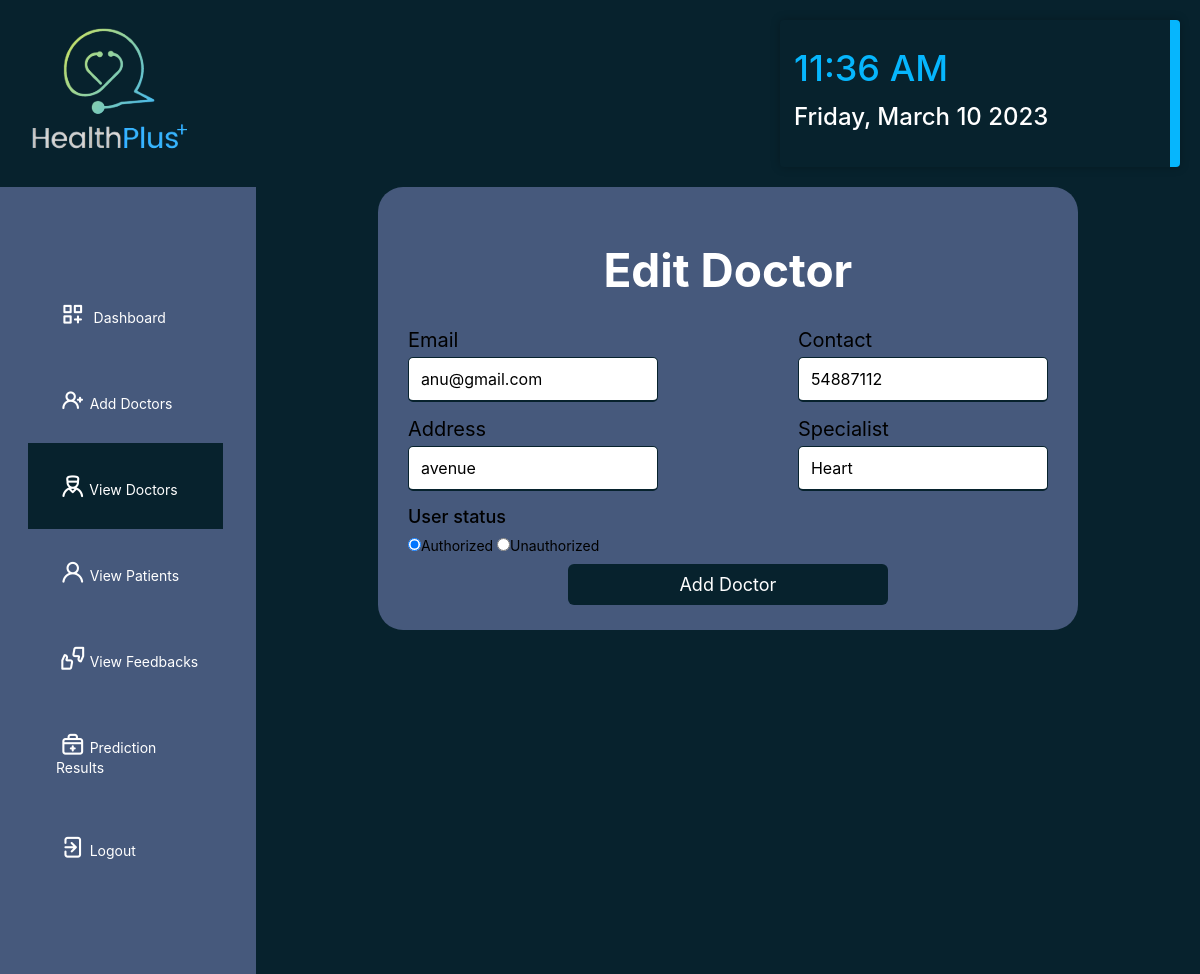
The app's page /admin_edit_doctor/13/ (signed in) with its own data.
### healthApp/models.py (models this page shows, shortened)
class Doctor(models.Model):
    status = models.IntegerField(DOCTOR_STATUS, null=True)
    user = models.OneToOneField(User, on_delete=models.CASCADE, null=True)
    contact = models.CharField(max_length=100, null=True)
    address = models.CharField(max_length=100, null=True)
    category = models.CharField(max_length=100, null=True)
    dob = models.DateField(null=True)
    image = models.ImageField(upload_to='media/', null=True, blank=True)

### healthApp/views.py (the view, shortened to what this page needs)
@login_required(login_url="login")
def AdminEditDoctorPage(request, pid):
    doc = Doctor.objects.get(id=pid)
    error = ""
    dict = {'error': error, 'doc': doc}
    return render(request, 'Admin_EditDoctors.html', dict)

### templates/Admin_EditDoctors.html (shortened to what this page needs)
<!DOCTYPE html>
<html lang="en">
    {% load static %}
    <head>
        <link rel="stylesheet" href="{% static 'css/styles.css' %}" type="text/css" media="all">
        <link rel="stylesheet" href="https://unicons.iconscout.com/release/v4.0.0/css/line.css">
        <link rel="stylesheet" href="https://cdnjs.cloudflare.com/ajax/libs/font-awesome/6.0.0-beta3/css/all.min.css"
 />
    </head>
    <body>
        <header class="row">
            <a href="{% url 'welcome' %}">
                <img src="{% static 'Images/Logo.png' %}" alt="">
            </a>
            <div class="dateTime">
                <div class="time"></div>
                <div class="date"></div>
            </div>
        </header>
        <div class="wrapper">
            <div class="sidebar">
                <ul>
                    <li><a href="{% url 'admin_dashboard' %}"><i class="uil uil-create-dashboard"></i>
                            Dashboard</a></a></li>
                    <li><a href="{% url 'admin_add_doctor' %}"><i class="uil uil-user-plus"></i></i>Add Doctors</a></li>
                    <li class="is-active"><a href="{% url 'admin_view_doctor' %}"><i
                                class="uil uil-user-md"></i></i>View Doctors</a></li>
                    <li><a href="{% url 'admin_view_patient' %}"><i class="uil uil-user"></i></i>View Patients</a></li>
                    <li><a href="{% url 'admin_view_feedback' %}"><i class="uil uil-feedback"></i>View Feedbacks</a>
                    </li>
                    <li><a href="{% url 'admin_view_prediction' %}"><i class="uil uil-medkit"></i>Prediction Results</a>
                    </li>
                    <li><a href="{% url 'logout_user' %}"><i class="uil uil-signout"></i>Logout</a></li>
                </ul>
            </div>
            <div class="registrationContainer">
                <h1>
                    Edit Doctor
                </h1>
                <form action="" method="post" enctype="multipart/form-data">
                    <div class="card-details">
                        <div class="card-box">
                            <span class="details">Email</span>
                            <input type="text" value="{{doc.user.email}}" name='email' required>
                        </div>
                        <div class="card-box">
                            <span class="details">Contact</span>
                            <input type="text" value="{{doc.contact}}" name='contact' required>
                        </div>
                        <div class="card-box">
                            <span class="details">Address</span>
                            <input type="text" value="{{doc.address}}" name="address" required>
                        </div>
                        <div class="card-box">
                            <span class="details">Specialist</span>
                            <input type="text" value="{{doc.category}}" name= "category" required>
                        </div>
                    </div>
                    <div class="status">
                        <span style="font-weight: 500; font-size: 18px;">User status</span>
                        <div class="category" style="margin-top:10px;">
                            {% if doc.status == 1 %}
                            <input type="radio" name="userStatus" value="1" checked/>Authorized
                            <input type="radio" name="userStatus" value="2" />Unauthorized
                            {% else %}
                            <input type="radio" name="userStatus" value="1" />Authorized
                            <input type="radio" name="userStatus" value="2" checked/>Unauthorized
                            {% endif %}
                        </div>
                    </div>
                    <div class="buttonRegister">
                        <input type="submit" value="Add Doctor">
                    </div>
                </form>
            </div>
        </div>
    </body>
</html>

### healthApp/static/CSS/Styles.css (style rules this page uses)
* { margin: 0; padding: 0; -webkit-box-sizing: border-box; box-sizing: border-box; list-style: none; font-family: "Inter", sans-serif; font-size: 14px; }
body { overflow-x: hidden; background: #07222d; }
.row { padding: 20px; max-width: 1900px; margin: 0 auto; display: grid; grid-template-columns: 1fr 21fr 1fr 2fr; justify-items: center; }
.dateTime { font-size: 12px; padding: 14px; color: #ffffff; background: #07222d; box-shadow: 0 0 10px rgba(0, 0, 0, 0.25); border-radius: 4px; border-right: 10px #06b6fd solid; width: 400px; font-weight: 500; font-family: "Inter", sans-serif; }
.time { font-size: 3em; color: #06b6fd; margin-top: 12px; }
.date { margin-top: 12px; font-size: 2em; }
.registrationContainer { margin: 0 auto; max-width: 700px; width: 100%; padding: 25px 30px; border-radius: 25px; background: #46597c; height: 50%; }
.registrationContainer > h1 { font-size: 46px; margin: 30px; text-align: center; color: #ffffff; }
.registrationContainer form .card-details { margin-top: 25px; display: flex; flex-wrap: wrap; justify-content: space-between; }
form .card-details .card-box { width: calc(100% / 2 -20px); margin-bottom: 15px; }
.card-details .card-box .details { display: block; margin-bottom: 5px; font-size: 20px; }
.card-details .card-box input { height: 45px; width: 250px; padding: 12px; outline: none; border-radius: 5px; border: 1px solid #ffffff; font-size: 16px; border-bottom-width: 2px; transition: all 0.3s ease; }
.card-details .card-box input:focus, .card-details .card-box input:valid { border-color: #07222d; }
form .buttonRegister { text-align: center; }
form .buttonRegister input { padding: 10px; font-size: 18px; margin-top: 10px; height: 100%; width: 50%; outline: none; text-align: center; color: #fff; border: none; background: #07222d; border-radius: 6px; }
.wrapper { display: flex; position: relative; }
.wrapper .sidebar { flex: -1 -1 0; max-width: 300px; padding: 6rem 3rem; background-color: #46597c; }
.wrapper .sidebar ul li { margin: 0 -1rem; }
.wrapper .sidebar ul li a { display: block; padding: 2em; color: #ffffff; text-decoration: none; transition: 0.2s linear; }
.wrapper .sidebar ul li a i.uil { font-size: 25px; margin: 3%; }
.wrapper .sidebar ul li:hover, .wrapper .sidebar ul li.is-active { background: #07222d; border-right: 5px solid #46597c; }

### records on screen
Doctor: email "anu@gmail.com", contact "54887112", address "avenue", category "Heart"
